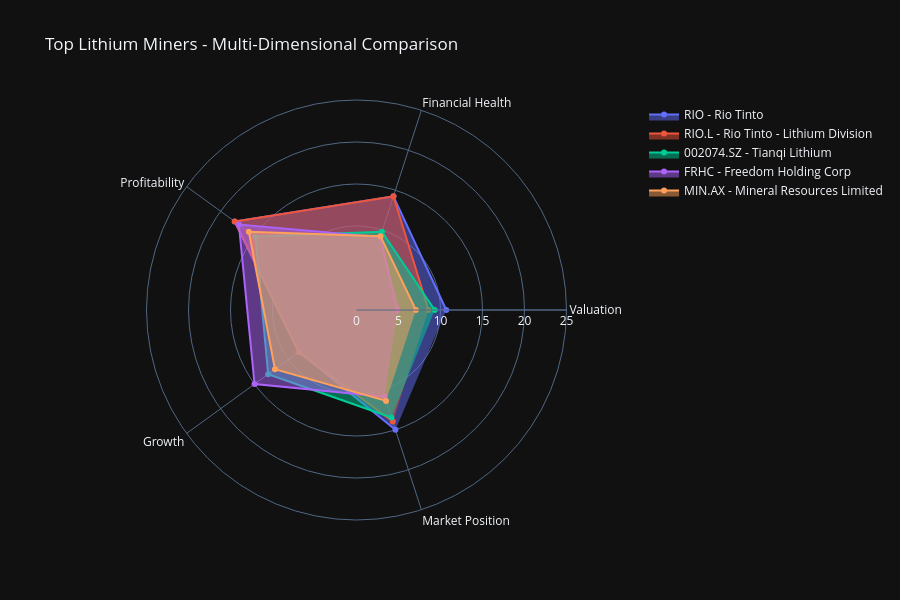

Notebook code cell kept with this figure:
### Code cell
# Spider Chart for Top Companies
def create_spider_chart(df_scores, df_metrics, top_n=5):
    """Radar chart comparing top companies."""

    # Get top companies
    top_companies = df_scores.nlargest(top_n, 'composite_score').index

    categories = ['Valuation', 'Financial Health', 'Profitability', 'Growth', 'Market Position']

    fig = go.Figure()

    for ticker in top_companies:
        scores = [
            df_scores.loc[ticker, 'valuation_score'],
            df_scores.loc[ticker, 'financial_health_score'],
            df_scores.loc[ticker, 'profitability_score'],
            df_scores.loc[ticker, 'growth_score'],
            df_scores.loc[ticker, 'market_position_score']
        ]

        fig.add_trace(go.Scatterpolar(
            r=scores,
            theta=categories,
            fill='toself',
            name=f"{ticker} - {df_metrics.loc[ticker, 'name']}"
        ))

    fig.update_layout(
        polar=dict(radialaxis=dict(visible=True, range=[0, 25])),
        showlegend=True,
        title='Top Lithium Miners - Multi-Dimensional Comparison',
        template='plotly_dark',
        height=600
    )

    return fig

fig_spider = create_spider_chart(df_scores, df_metrics, top_n=5)
fig_spider.show()

### Figure 1 — Plotly figure (JSON) as saved in the notebook; plotly's stock layout.template omitted (floating-point values rounded to 4 significant figures)
{"data": [{"fill": "toself", "name": "RIO - Rio Tinto", "r": [10.69, 14.23, 17.92, 8.5, 15], "theta": ["Valuation", "Financial Health", "Profitability", "Growth", "Market Position"], "type": "scatterpolar"}, {"fill": "toself", "name": "RIO.L - Rio Tinto - Lithium Division", "r": [8.578, 14.23, 17.92, 8.5, 13.97], "theta": ["Valuation", "Financial Health", "Profitability", "Growth", "Market Position"], "type": "scatterpolar"}, {"fill": "toself", "name": "002074.SZ - Tianqi Lithium", "r": [9.31, 9.792, 14.87, 13, 13.45], "theta": ["Valuation", "Financial Health", "Profitability", "Growth", "Market Position"], "type": "scatterpolar"}, {"fill": "toself", "name": "FRHC - Freedom Holding Corp", "r": [4.871, 9.128, 17.31, 15, 10.86], "theta": ["Valuation", "Financial Health", "Profitability", "Growth", "Market Position"], "type": "scatterpolar"}, {"fill": "toself", "name": "MIN.AX - Mineral Resources Limited", "r": [7.069, 9.24, 15.84, 12, 11.38], "theta": ["Valuation", "Financial Health", "Profitability", "Growth", "Market Position"], "type": "scatterpolar"}], "layout": {"height": 600, "polar": {"radialaxis": {"range": [0, 25], "visible": true}}, "showlegend": true, "title": {"text": "Top Lithium Miners - Multi-Dimensional Comparison"}}}
